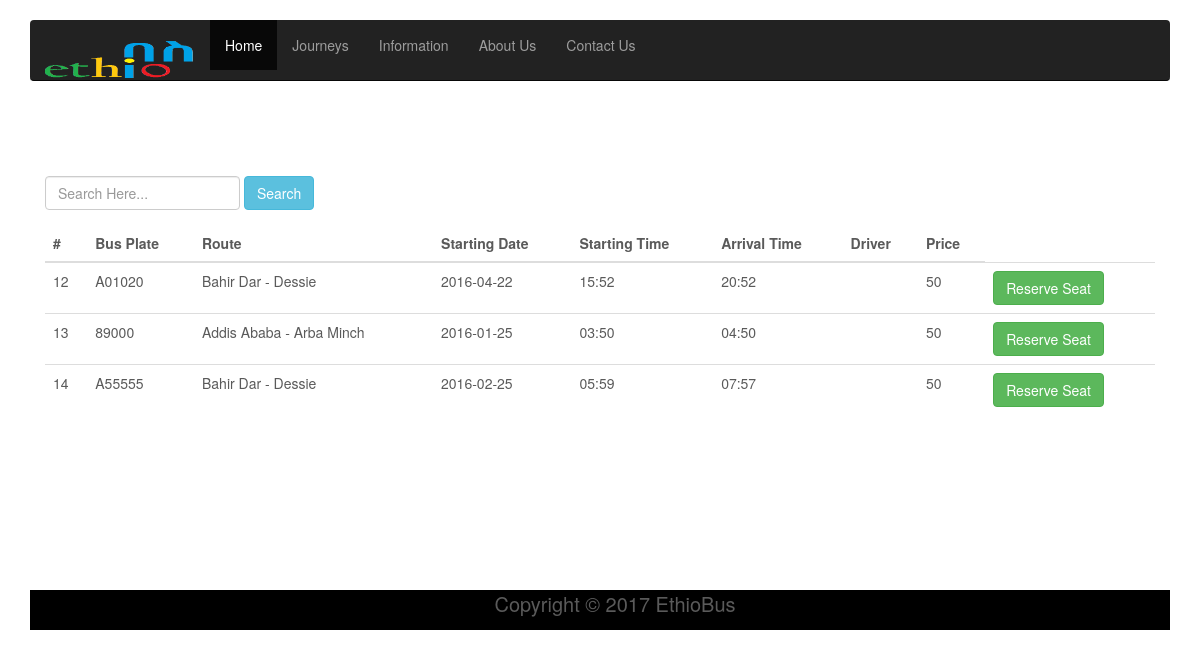
The page /user/journey/index1.php on the database its author committed.
### tables this page shows
CREATE TABLE IF NOT EXISTS `journeys` (
  `id` int(11) NOT NULL AUTO_INCREMENT,
  `bus_id` int(11) NOT NULL,
  `starting_date` varchar(25) NOT NULL,
  `starting_time` varchar(25) NOT NULL,
  `arrival_time` varchar(25) NOT NULL,
  `price` int(11) NOT NULL,
  PRIMARY KEY (`id`)
);

CREATE TABLE IF NOT EXISTS `buses` (
  `id` int(11) NOT NULL AUTO_INCREMENT,
  `plate_number` varchar(25) NOT NULL,
  `driver_id` int(11) NOT NULL,
  `route_id` int(11) NOT NULL,
  `number_of_seats` int(11) NOT NULL,
  PRIMARY KEY (`id`),
  KEY `driver_id` (`driver_id`),
  KEY `route_id` (`route_id`)
);

CREATE TABLE IF NOT EXISTS `routes` (
  `id` int(11) NOT NULL AUTO_INCREMENT,
  `origin_id` int(11) NOT NULL,
  `destination_id` int(11) NOT NULL,
  `length` int(11) NOT NULL,
  PRIMARY KEY (`id`)
);

CREATE TABLE IF NOT EXISTS `origins` (
  `id` int(11) NOT NULL AUTO_INCREMENT,
  `name` varchar(25) NOT NULL,
  PRIMARY KEY (`id`)
);

CREATE TABLE IF NOT EXISTS `destinations` (
  `id` int(11) NOT NULL AUTO_INCREMENT,
  `name` varchar(25) NOT NULL,
  PRIMARY KEY (`id`)
);

### models/Journey.php (called while the page is built, shortened)
<?php
class Journey
{
    static function get_all_journeys(){
        global $db;
        $sql = "SELECT * FROM `journeys`";
        $db_result = $db->query($sql);
        if($db_result){
            return $db_result->fetchAll();
        }
        else {
            return False;
        }
    }
}

### models/Bus.php (called while the page is built, shortened)
<?php
include_once('db.php');
class Bus
{
    static function get_bus_by_id($id){
        global $db;
        $sql = "SELECT * FROM `buses` WHERE `id` = '".$id."' LIMIT 1";
        $db_result = $db->query($sql);
        if($db_result){
            $db_row = $db_result->fetch(PDO::FETCH_ASSOC);
            if($db_row){
                return $db_row;
            }
            else {
                return False;
            }
        }
        return False;
    }
}

### models/Route.php (called while the page is built, shortened)
<?php
include_once('db.php');
class Route
{
    static function get_route_by_id($id){
        global $db;
        $sql = "SELECT * FROM `routes` WHERE `id` = '".$id."' LIMIT 1";
        $db_result = $db->query($sql);
        if($db_result){
            $db_row = $db_result->fetch(PDO::FETCH_ASSOC);
            if($db_row){
                return $db_row;
            }
            else {
                return False;
            }
        }
        return False;
    }
}

### user/journey/journey_controller.php (called while the page is built, shortened)
<?php
include_once ('../../models/db.php');
include_once ('../../models/Journey.php');
include_once ('../../models/Bus.php');
include_once ('../../models/Route.php');
include_once ('../../models/Origin.php');
include_once ('../../models/Destination.php');
function show_route($id){
    return Origin::get_origin_by_id(Route::get_route_by_id($id)['origin_id'])['name'].
    " - ".
    Destination::get_destination_by_id(Route::get_route_by_id($id)['destination_id'])['name'];
}

### models/Origin.php (called while the page is built, shortened)
<?php
include_once('db.php');
class Origin
{
    static function get_origin_by_id($id){
        global $db;
        $sql = "SELECT * FROM `origins` WHERE `id` = ".$id." LIMIT 1";
        $db_result = $db->query($sql);
        if($db_result){
            $db_row = $db_result->fetch(PDO::FETCH_ASSOC);
            if($db_row){
                return $db_row;
            }
            else {
                return False;
            }
        }
        return False;
    }
}

### models/Destination.php (called while the page is built, shortened)
<?php
include_once('db.php');
class Destination
{
    static function get_destination_by_id($id){
        global $db;
        $sql = "SELECT * FROM `destinations` WHERE `id` = ".$id." LIMIT 1";
        $db_result = $db->query($sql);
        if($db_result){
            $db_row = $db_result->fetch(PDO::FETCH_ASSOC);
            if($db_row){
                return $db_row;
            }
            else {
                return False;
            }
        }
        return False;
    }
}

### user/journey/index1.php (the view, shortened to what this page needs)
<?php
include_once('journey_controller.php');
?>
<!DOCTYPE html>
<html lang="en">
<head>
    <link href="../../css/bootstrap.min.css" rel="stylesheet">
    <link href="../../css/ie10-viewport-bug-workaround.css" rel="stylesheet">
    <link href="../../css/carousel.css" rel="stylesheet">
</head>
<body>
<div class="navbar-wrapper">
    <div class="container">
        <nav class="navbar navbar-inverse navbar-static-top">
                                        <div class="navbar-header">
               <div id="navbar" class="navbar-collapse collapse navbar-right">
                    <ul class="nav navbar-nav">
                             <h2 class="navbar-brand brand-name">
                        <a href="../../index.php"><img style="max-width:150px; margin-top:-20px; " src="../../images/bus.png"></a></h2>
                        <?php
                            if(isset($_SESSION['user_id']) && $_SESSION['user_type'] == 'user'){
                                echo '<li class="active"><a href="../../index.php">Home</a></li>';
                            }
                            else{
                                echo '<li class="active"><a href="../../index.php">Home</a></li>';
                            }
                        ?>
                        <li><a href="index1.php">Journeys</a></li>
                        <li><a href="../../information_list.php">Information</a></li>
                        <li><a href="../../about_us.php">About Us</a></li>
                        <li><a href="../../contact_us.php">Contact Us</a></li>
                    </ul>
                </div>
            </div>
        </nav>
    </div>
</div>
<div class="container marketing">
    <div class="row featurette">
        <div class="col-lg-12">
            <div class="panel-body">
                <div class="table-responsive">
                    <div class="row">
                        <div class="col-lg-7">
                            <form method="get" role="form" action="journey_controller.php" enctype="multipart/form-data">
                                <div class="form-inline form-group">
                                    <input name="search_term" type="text" class="form-control" placeholder="Search Here..." required>
                                    <button  type="submit" class="form-inline btn btn-info">Search</button>
                                </div>
                            </form>
                        </div>
                    </div>
                </div>
                <div class="table-responsive">
                    <table class="table">
                        <thead>
                        <tr>
                            <th>#</th>
                            <th>Bus Plate</th>
                            <th>Route</th>
                            <th>Starting Date</th>
                            <th>Starting Time</th>
                            <th>Arrival Time</th>
                            <th>Driver</th>
                            <th>Price</th>
                        </tr>
                        </thead>
                        <tbody>
                        <?php
                        for($i=0; $i < count(Journey::get_all_journeys()); $i++){
                            echo "<tr>";
                            echo "<td>".Journey::get_all_journeys()[$i]['id']."</td>";
                            echo "<td>".Bus::get_bus_by_id(Journey::get_all_journeys()[$i]['bus_id'])['plate_number']."</td>";
                            echo "<td>".show_route(Bus::get_bus_by_id(Journey::get_all_journeys()[$i]['bus_id'])['route_id'])."</td>";
                            echo "<td>".Journey::get_all_journeys()[$i]['starting_date']."</td>";
                            echo "<td>".Journey::get_all_journeys()[$i]['starting_time']."</td>";
                            echo "<td>".Journey::get_all_journeys()[$i]['arrival_time']."</td>";
                            echo "<td>".Driver::get_driver_by_id(Bus::get_bus_by_id(Journey::get_all_journeys()[$i]['bus_id'])['driver_id'])['name']."</td>";
                            echo "<td>".Journey::get_all_journeys()[$i]['price']."</td>";
                            if(isset($_SESSION['user_id'])){
                                if(Balance::get_user_balance($_SESSION['user_id'])['amount'] < Journey::get_all_journeys()[$i]['price']){
                                    echo "<td><a class='btn btn-success disabled' href='#'>Reserve Seat</a> </td><td><div class='alert alert-warning'>
                                You do not have enough balance to reserve a seat on this journey.Please <a href='../coupon/claim_coupon.php' class='alert-link'>Claim a Coupon</a>.
                            </div></td> ";
                                }else{
                                    if(count(Seat::get_all_occupied_seats_by_bus(Bus::get_bus_by_id(Journey::get_all_journeys()[$i]['bus_id'])['id'])) ==
                                    count(Seat::get_all_seats_by_bus(Bus::get_bus_by_id(Journey::get_all_journeys()[$i]['bus_id'])['id']))){
                                        echo "<td><a class='btn btn-success disabled' href='#'>Reserve Seat</a> </td><td><div class='alert alert-info'>
                                This Journey is full</a>.
                            </div></td> ";
                                    }else{
                                        echo "<td><a class='btn btn-success' href='reserve.php?&journey_id=".Journey::get_all_journeys()[$i]['id']."'>Reserve Seat</a></td>";
                                    }
                                }
                            }else{
                                echo "<td><a class='btn btn-success' href='../../user_login.php'>Reserve Seat</a></td>";
                            }
                            echo "</tr>";
                        }
                        ?>
                        </tbody>
                    </table>
                </div>
            </div>
        </div>
    </div>
 <footer class="tm-black-bg">
        <div class="container">
                <p class="tm-copyright-text">Copyright &copy; 2017 EthioBus
                </p>
        </div>
    </footer>
</body>
</html>

### css/carousel.css (style rules this page uses)
body { padding-bottom: 40px; color: #5a5a5a; }
.navbar-wrapper { position: absolute; top: 0; right: 0; left: 0; z-index: 20; }
.navbar-wrapper > .container { padding-right: 0; padding-left: 0; }
.navbar-wrapper .navbar { padding-right: 15px; padding-left: 15px; }
@media (min-width: 768px) { .navbar-wrapper { margin-top: 20px; } }
@media (min-width: 768px) { .navbar-wrapper .container { padding-right: 15px; padding-left: 15px; } }
@media (min-width: 768px) { .navbar-wrapper .navbar { padding-right: 0; padding-left: 0; } }
@media (min-width: 768px) { .navbar-wrapper .navbar { border-radius: 4px; } }

### user/journey/index1.php (style rules this page uses)
.navbar-nav >a,.navbar-brand { height: 12px !important; }
.navbar { min-height: 12px!important; }
.tm-black-bg { clear: both; float: none; position: relative; top:140px; width: auto; height: 40px; background-color: black; }
.tm-copyright-text { font-size: 20px; text-align: center; }

### rows shown on the page
journeys: journeys.id "12", journeys.bus_id "A01020", journeys.bus_id "Bahir Dar - Dessie", journeys.starting_date "2016-04-22", journeys.starting_time "15:52", journeys.arrival_time "20:52", journeys.price "50", journeys.id "13", journeys.bus_id "89000", journeys.bus_id "Addis Ababa - Arba Minch", journeys.starting_date "2016-01-25", journeys.starting_time "03:50", journeys.arrival_time "04:50", id "14", bus.plate_number "A55555", bus.name "Bahir Dar - Dessie", starting_date "2016-02-25", starting_time "05:59", arrival_time "07:57", price "50"
